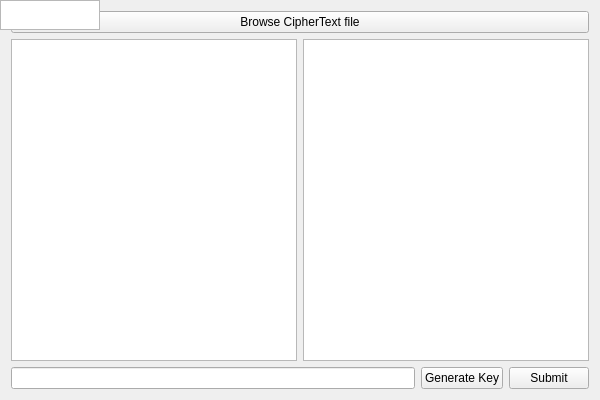
<?xml version="1.0" encoding="UTF-8"?>
<ui version="4.0">
 <class>DecryptionTool</class>
 <widget class="QWidget" name="DecryptionTool">
  <property name="geometry">
   <rect>
    <x>0</x>
    <y>0</y>
    <width>600</width>
    <height>400</height>
   </rect>
  </property>
  <property name="windowTitle">
   <string>Decryption Tool</string>
  </property>
  <layout class="QVBoxLayout" name="verticalLayout">
   <item>
    <widget class="QPushButton" name="browseButton">
     <property name="text">
      <string>Browse CipherText file</string>
     </property>
    </widget>
   </item>
   <item>
    <layout class="QHBoxLayout" name="horizontalLayout">
     <item>
      <widget class="QTextEdit" name="cipherTextEdit"/>
     </item>
     <item>
      <widget class="QTextEdit" name="plainTextEdit"/>
     </item>
    </layout>
   </item>
   <item>
    <layout class="QHBoxLayout" name="horizontalLayout_2">
     <item>
      <widget class="QLineEdit" name="keyInput"/>
     </item>
     <item>
      <widget class="QPushButton" name="generateButton">
       <property name="text">
        <string>Generate Key</string>
       </property>
      </widget>
     </item>
     <item>
      <widget class="QPushButton" name="submitButton">
       <property name="text">
        <string>Submit</string>
       </property>
      </widget>
     </item>
    </layout>
   </item>
  </layout>
  <layout class="QHBoxLayout" name="horizontalLayout">
   <item>
    <widget class="QLineEdit" name="preimageText"/>
   </item>
   <item>
    <widget class="QLineEdit" name="imageText"/>
   </item>
   <item>
    <widget class="QPushButton" name="addMappingButton">
     <property name="text">
      <string>Add Mapping</string>
     </property>
    </widget>
   </item>
   <item>
    <widget class="QPushButton" name="undoButton">
     <property name="text">
      <string>Undo</string>
     </property>
    </widget>
   </item>
  </layout>
  <layout class="QHBoxLayout" name="horizontalLayout">
   <item>
    <widget class="QLineEdit" name="targetWordText"/>
   </item>
   <item>
    <widget class="QPushButton" name="wordTipButton">
     <property name="text">
      <string>Word Tips</string>
     </property>
    </widget>
   </item>
   <item>
    <widget class="QPushButton" name="improveButton">
     <property name="text">
      <string>Improve</string>
     </property>
    </widget>
   </item>
   <item>
    <widget class="QPushButton" name="checkProcessButton">
     <property name="text">
      <string>Check</string>
     </property>
    </widget>
   </item>
  </layout>
  <layout class="QHBoxLayout" name="horizontalLayout">
   <item>
    <widget class="QTextEdit" name="tipText"/>
   </item>
  </layout>
 </widget>
 <resources/>
 <connections/> 
</ui>
